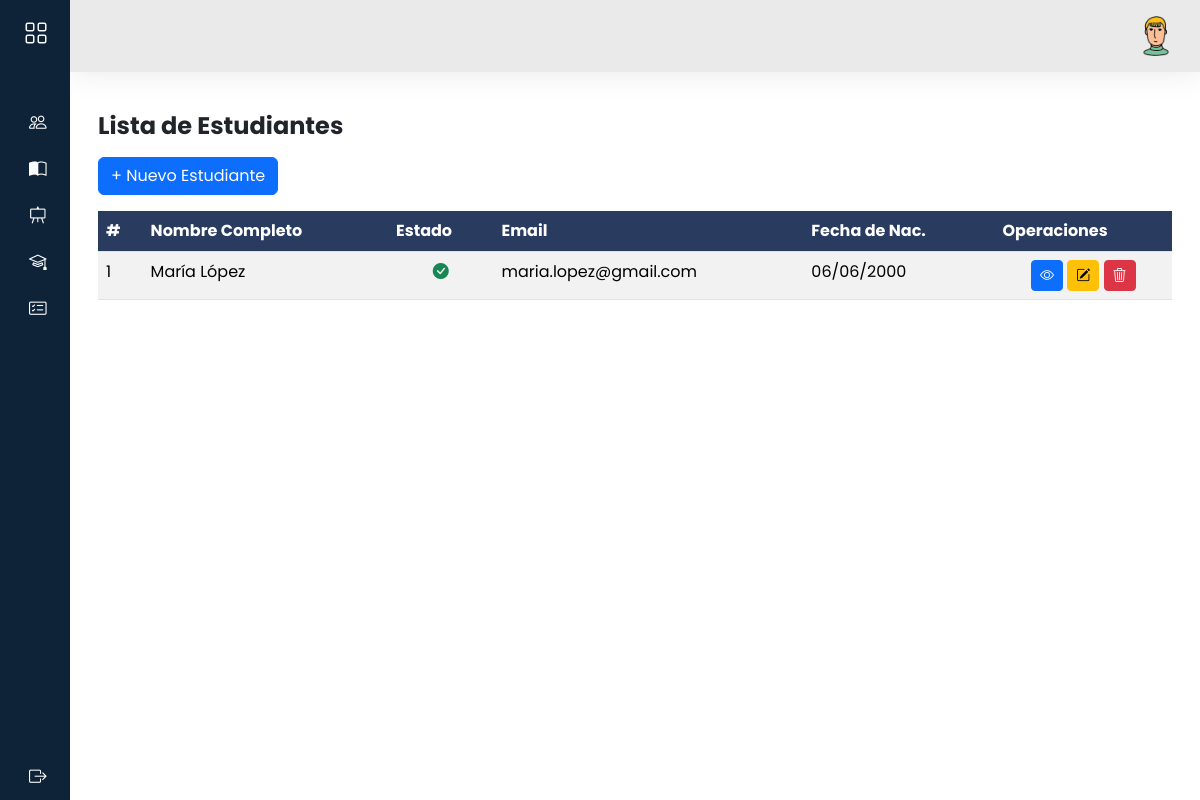
Page /admi/estudiantes/ on the earlier database version.
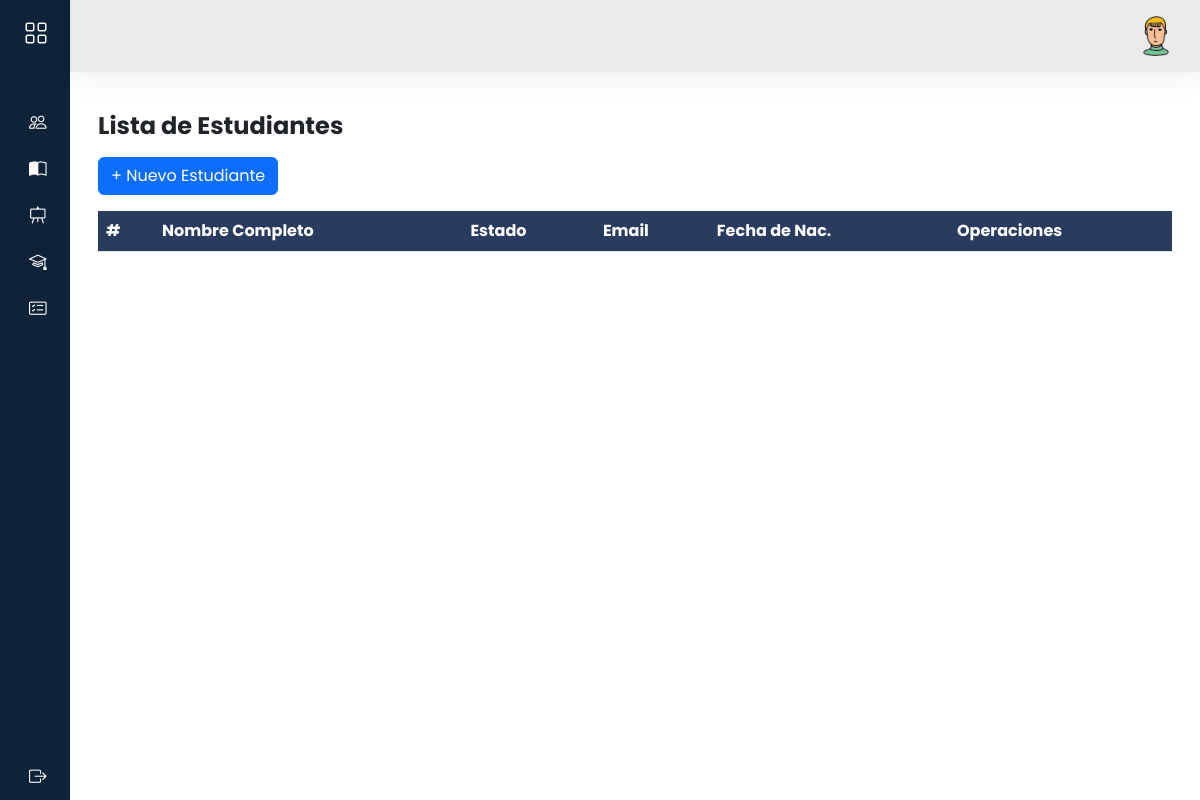
Same page on the later database version.
### models/estudiante_model.py (models this page shows, shortened)
class Estudiante(db.Model):
    __tablename__ = 'estudiantes'
    id = db.Column(db.Integer, primary_key=True)
    matricula = db.Column(db.String(20), unique=True)
    fecha_nac = db.Column(db.DateTime,nullable=False)
    genero = db.Column(db.String(10),nullable=False)
    telefono = db.Column(db.String(20),nullable=False)
    ci = db.Column(db.String(20),nullable=False)
    usuario_id = db.Column(db.Integer, db.ForeignKey('usuarios.id'),nullable=False)
    usuario = db.relationship('Usuario', back_populates='estudiantes')
    inscripciones = db.relationship('Inscripcion',back_populates='estudiante')
    inscripciones = db.relationship('Inscripcion', back_populates='estudiante')
    @staticmethod
    def get_all():
        return Estudiante.query.all()

### models/usuario_model.py (models this page shows, shortened)
class Usuario(db.Model, UserMixin):
    __tablename__='usuarios'
    id = db.Column(db.Integer,primary_key=True)
    nombre = db.Column(db.String(80),nullable=False)
    apellido = db.Column(db.String(100))
    email = db.Column(db.String(120), unique=True)
    username = db.Column(db.String(20),nullable=False)
    password = db.Column(db.String,nullable=False)
    activo = db.Column(db.Boolean, default=True,nullable=False)
    rol_id = db.Column(db.Integer, db.ForeignKey('rol.id'), nullable=False)
    rol = db.relationship('Rol', back_populates='usuarios')
    docentes = db.relationship('Docente', back_populates='usuario')
    estudiantes = db.relationship('Estudiante', back_populates='usuario')

### controllers/admi/estudiante_controller.py (the view)
@estudiante_bp.route("/")
def index():
    estudiantes = Estudiante.get_all()
    rol_estudiante = Rol.query.filter_by(nombre='Estudiante').first()
    usuarios = Usuario.query.filter_by(rol_id=rol_estudiante.id).all() if rol_estudiante else []
    return estudiante_view.list(estudiantes, usuarios)

### views/admi/estudiante_view.py (called while the page is built)
def list(estudiantes,usuarios):
    return render_template('admi/estudiantes/index.html',estudiantes=estudiantes,usuarios=usuarios)

### templates/admi/estudiantes/index.html (shortened to what this page needs)
{% extends 'admi/baseAdmi.html' %}
{% block content %}
<h3 class="fw-bold fs-4 my-3">Lista de Estudiantes
</h3>
<div class="mb-3">
    <a data-bs-toggle="modal" data-bs-target="#modalNuevoEstudiante" class="btn btn-primary">
        + Nuevo Estudiante
    </a>
</div>
<div class="row">
    <div class="col-12">
        <div class="table-responsive">
            <table id="mi-tabla" class="table table-striped  display nowrap" style="width:100%">
                <thead>
                    <tr class="highlight">
                        <th>#</th>
                        <th>Nombre Completo</th>
                        <th>Estado</th>
                        <th>Email</th>
                        <th>Fecha de Nac. </th>
                        <th>Operaciones</th>
                    </tr>
                </thead>
                <tbody>
                    {%for item in estudiantes%}
                    <tr>
                        <td>{{item.id}}</td>
                        <td>{{item.usuario.nombre}} {{ item.usuario.apellido }}</td>
                        <td class="text-center">
                            {% if item.usuario.activo %}
                            <i class="bi bi-check-circle-fill text-success"></i>
                            {% else %}
                            <i class="bi bi-x-circle-fill text-danger"></i>
                            {% endif %}
                        </td>
                        <td>{{item.usuario.email}}</td>
                        <td>{{item.fecha_nac.strftime('%d/%m/%Y')}}</td>
                        <td class="text-center">
                            <a data-bs-toggle="modal" data-bs-target="#modalVistaEstudiante{{ item.id }}"
                                class="btn btn-primary btn-sm"><i class=" bi bi-eye"></i></a>
                            <a data-bs-toggle="modal" data-bs-target="#modalEditarEstudiante{{ item.id }}"
                                class="btn btn-warning btn-sm"><i class="bi bi-pencil-square"></i></a>
                            <a class="btn btn-danger btn-sm" data-bs-toggle="modal"
                                data-bs-target="#modalConfirmarEliminar"
                                data-url="{{ url_for('estudiante.delete', id=item.id) }}">
                                <i class="bi bi-trash3"></i>
                            </a>
                        </td>
                    </tr>
                    {%endfor%}
                </tbody>
            </table>
        </div>
    </div>
</div>
{% endblock %}

Differences in the rows shown:
removed Estudiante: id "1", usuario.nombre "María", usuario.apellido "López", usuario.email "maria.lopez@gmail.com", fecha_nac "06/06/2000"
